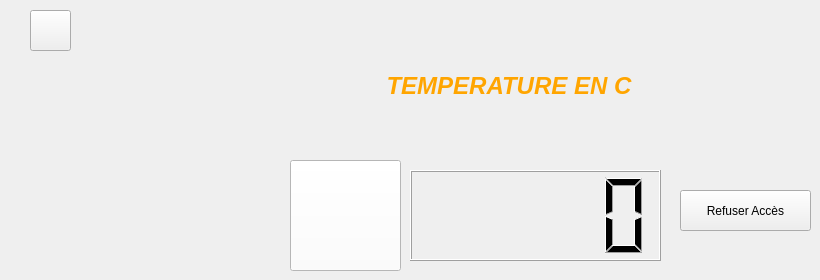
    <widget class="QWidget" name="page_5">
     <widget class="QPushButton" name="pushButton_refuserTEMP">
      <property name="geometry">
       <rect>
        <x>680</x>
        <y>190</y>
        <width>131</width>
        <height>41</height>
       </rect>
      </property>
      <property name="text">
       <string>Refuser Accès</string>
      </property>
     </widget>
     <widget class="QLCDNumber" name="lcdNumber_temp">
      <property name="geometry">
       <rect>
        <x>410</x>
        <y>170</y>
        <width>251</width>
        <height>91</height>
       </rect>
      </property>
     </widget>
     <widget class="QLabel" name="label_temperature">
      <property name="geometry">
       <rect>
        <x>300</x>
        <y>60</y>
        <width>461</width>
        <height>51</height>
       </rect>
      </property>
      <property name="font">
       <font>
        <pointsize>18</pointsize>
        <weight>75</weight>
        <italic>true</italic>
        <bold>true</bold>
       </font>
      </property>
      <property name="styleSheet">
       <string notr="true">color:orange;</string>
      </property>
      <property name="text">
       <string>             TEMPERATURE EN C</string>
      </property>
     </widget>
     <widget class="QToolButton" name="toolButton">
      <property name="geometry">
       <rect>
        <x>290</x>
        <y>160</y>
        <width>111</width>
        <height>111</height>
       </rect>
      </property>
      <property name="styleSheet">
       <string notr="true">background:white;</string>
      </property>
      <property name="text">
       <string/>
      </property>
      <property name="icon">
       <iconset resource="resource.qrc">
        <normaloff>:/rsc/img/temp2.jpg</normaloff>:/rsc/img/temp2.jpg</iconset>
      </property>
      <property name="iconSize">
       <size>
        <width>200</width>
        <height>200</height>
       </size>
      </property>
     </widget>
     <widget class="QPushButton" name="pushButton_3">
      <property name="geometry">
       <rect>
        <x>30</x>
        <y>10</y>
        <width>41</width>
        <height>41</height>
       </rect>
      </property>
      <property name="text">
       <string/>
      </property>
      <property name="icon">
       <iconset resource="resource.qrc">
        <normaloff>:/rsc/img/return2.jpg</normaloff>:/rsc/img/return2.jpg</iconset>
      </property>
      <property name="iconSize">
       <size>
        <width>64</width>
        <height>64</height>
       </size>
      </property>
     </widget>
    </widget>
